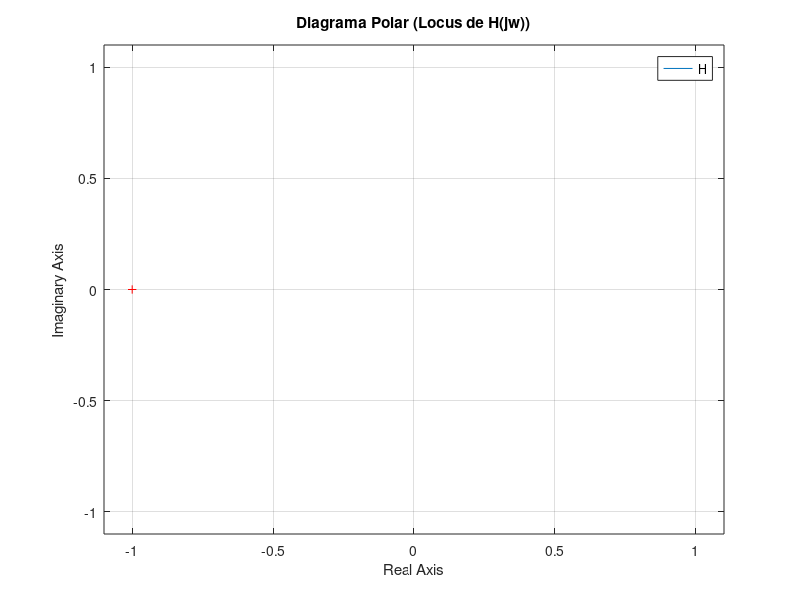

Source code (MATLAB):
% Script de Análisis de Función de Transferencia Universal
clear; clc; close all;
try
    pkg load control;
catch
    warning('Paquete "control" no cargado. Puede fallar en Octave.');
end

% Intentar cargar bodas si no está en el path de búsqueda de Octave
if exist('bodas', 'file') == 0
    try
        addpath(tilde_expand('~/.octave_libs/bodas'));
    catch
        % Fallback al path absoluto por si falla tilde_expand
        addpath('/home/valen/.octave_libs/bodas');
    end
end

fprintf('=== Análisis de H(s) Asintótico (Repo: bodas) ===\n\n');
fprintf('Ingrese los polinomios de la Función H(s).\n');
fprintf('Ejemplo: para s^2 + 200s + 6400, ingrese [1 200 6400]\n\n');

num = input('Ingrese el vector del NUMERADOR: ');
den = input('Ingrese el vector del DENOMINADOR: ');
H = tf(num, den);

fprintf('\n--- FUNCIÓN DE TRANSFERENCIA H(s) INGRESADA: ---\n');
display(H);

fprintf('Ejecutando bodas.m para el Diagrama Asintótico...\n');
try
    [G_out, w] = bodas(H);
    fprintf('¡Diagramas de Bode generados!\n');
catch err
    fprintf('\n[ERROR] No se pudo ejecutar bodas().\n');
    fprintf('Verifique que "bodas.m" esté en esta carpeta o agregada al PATH de Octave.\n');
    fprintf('Mensaje: %s\n', err.message);
end

fprintf('\nGenerando Diagrama Polar...\n');
figure('Name', 'Diagrama Polar de H(s)'); 
nyquist(H); grid on; title('Diagrama Polar (Locus de H(jw))');

fprintf('\nAnálisis finalizado. Revise las figuras.\n');
